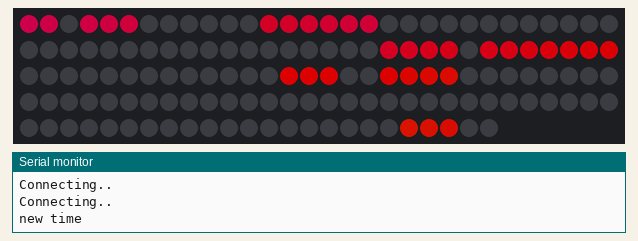
This sketch was run on a simulated ESP8266 (NodeMCU). Parts: 144 RGB LEDs in strip order, left to right, continuing on the next row, the last lines printed to the serial monitor. Dim RGB values are drawn brighter than linear; WiFi joins after 1.5 s; servers stay silent unless stated; network time is answered at once with the bench clock; the local clock reads 2024-03-15 10:24:30 at power-on unless the sketch sets it; random numbers use the default seed unless the sketch sets one.

Above: at 1.6 s.
At 30.1 s:
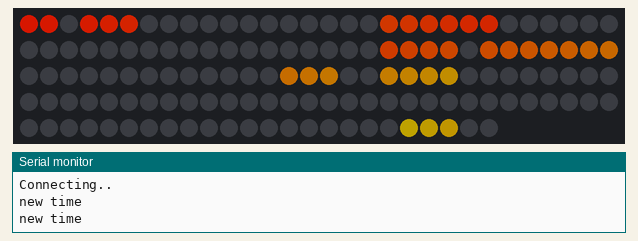
At 90.1 s:
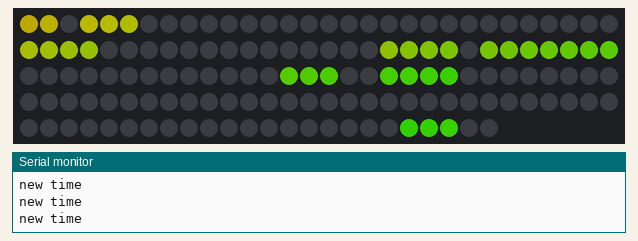

The sketch:

Wordclock.ino
```cpp
#include <Adafruit_NeoPixel.h>
#ifdef __AVR__
 #include <avr/power.h> // Required for 16 MHz Adafruit Trinket
#endif
#include <ESP8266WiFi.h>
#include <NTPClient.h>
#include <WiFiUdp.h>

//Definition der Neopixel
#define PixelPin D2
int NumPixels = 144;
int MaxBrightness = 150;

Adafruit_NeoPixel strip(NumPixels, PixelPin, NEO_GRB + NEO_KHZ800);

//WiFiSettings werden nach folgendem Schema definiert:
const char *ssid    = "***";
const char *password = "***";

//Setup für NTPclient (zum abfragen der Uhrzeit)
int utcOffsetInSeconds = 3600;

WiFiUDP ntpUDP;

NTPClient timeClient(ntpUDP, "pool.ntp.org", utcOffsetInSeconds);

//Definition des Grids/ der Worte auf der Uhr
int es_ist[] = {0,1,3,4,5};

int zusatz[][6]={{23, 22, 21, 20, 19, 18}, //gerade
                 {17, 16, 15, 14, 13, 12}, //gleich
                 {30, 31, 32, 33, -1, -1}}; //etwa

int minute[][19] = {{24, 25, 26, 27, 28, -1, -1, -1, -1, -1, -1, -1, -1, -1, -1, -1, -1, -1, -1}, //punkt
                    {48, 49, 50, 51, 53, 54, 55, 56, 57, 58, 59, 63, 62, 61, 60, -1, -1, -1, -1}, //fünf minuten nach
                    {39, 38, 37, 36, 53, 54, 55, 56, 57, 58, 59, 63, 62, 61, 60, -1, -1, -1, -1}, //zehn minute nach
                    {71, 70, 69, 68, 67, 66, 65, 63, 62, 61, 60, -1, -1, -1, -1, -1, -1, -1, -1}, //viertel nach
                    {47, 46, 45, 44, 43, 42, 41, 53, 54, 55, 56, 57, 58, 59, 63, 62, 61, 60, -1}, //zwanzig minuten nach
                    {48, 49, 50, 51, 53, 54, 55, 56, 57, 58, 59, 73, 74, 75, 78, 79, 80, 81, -1}, //fünf minute vor halb
                    {78, 79, 80, 81, -1, -1, -1, -1, -1, -1, -1, -1, -1, -1, -1, -1, -1, -1, -1}, //halb
                    {48, 49, 50, 51, 53, 54, 55, 56, 57, 58, 59, 63, 62, 61, 60, 78, 79, 80, 81}, //fünf minuten nach halb
                    {47, 46, 45, 44, 43, 42, 41, 53, 54, 55, 56, 57, 58, 59, 73, 74, 75, -1, -1}, //zwanzig minuten vor
                    {71, 70, 69, 68, 67, 66, 65, 73, 74, 75, -1, -1, -1, -1, -1, -1, -1, -1, -1}, //viertel vor
                    {39, 38, 37, 36, 53, 54, 55, 56, 57, 58, 59, 73, 74, 75, -1, -1, -1, -1, -1}, //zehn minuten vor
                    {48, 49, 50, 51, 53, 54, 55, 56, 57, 58, 59, 73, 74, 75, -1, -1, -1, -1, -1}}; //fünf minuten vor

int stunde[][6] = {{ 93,  92,  91,  90,  -1,  -1}, //eins
                   { 95,  94,  93,  92,  -1,  -1}, //zwei
                   { 88,  87,  86,  85,  -1,  -1}, //drei
                   { 96,  97,  98,  99,  -1,  -1}, //vier
                   {102, 103, 104, 105,  -1,  -1}, //fünf
                   {118, 117, 116, 115, 114,  -1}, //sechs
                   {114, 113, 112, 111, 110, 109}, //sieben
                   {120, 121, 122, 123,  -1,  -1}, //acht
                   {128, 129, 130, 131,  -1,  -1}, //neun
                   {125, 126, 127, 128,  -1,  -1}, //zehn
                   {141, 140, 139,  -1,  -1,  -1}, //elf
                   {136, 135, 134, 133, 132,  -1}}; //zwölf

//Definition weiterer Variablen
int h=0;
int m=0;
int h_new, m_new, Stunde, Minute;

int CurrentCase[]={0,0,0};

byte WheelPos = random(0,255);
String colorStr = "rainbow";
uint32_t color = strip.Color(255,150,0);
uint32_t colorSet;

int i;

bool testmodus = 0; //Testmodus, um mehrere LED zu prüfen, oder ähnliches (1=an, 0=aus)
bool OnOff = 1;     //zum ein und ausschalten später mit Homie

void setup() {
  Serial.begin(115200);

  //Wifi-Setup
  WiFi.mode(WIFI_STA);
  WiFi.begin(ssid, password);

  while (WiFi.status() != WL_CONNECTED) {
    delay(500);
    Serial.println("Connecting..");
  }

  //NeoPixel-Setup
  strip.begin();
  strip.setBrightness(MaxBrightness);
  strip.show();

  //timeClient-Setup
  timeClient.begin();
  timeClient.update();
}


void loop() {

  //Wenn testmodus eingeschaltet, dann zeige einfach 40 Pixel in weiß an
  if (testmodus){
    for (int i=10; i<=40; i++){
      strip.setPixelColor(i, 255, 255, 255);
    }
    strip.show();
  }

  //Wenn Uhr an, dann Update anzeige
  else if (OnOff){
    UpdateTime();
  }

}


void UpdateTime(){
    //Abfragen der aktuellen Zeit:
    timeClient.update();
    int h_new = timeClient.getHours();
    int m_new = timeClient.getMinutes();

    //Ändern der Anzeige nur notwendig, wenn neue Zeit anders als alte
    if(h_new != Stunde || m_new != Minute) {

      //Überschreiben der alten Werte
      h = h_new;
      m = m_new;
      Stunde = h_new;
      Minute = m_new;

      //Umwandeln in 12-Stunden Format
      if (h > 12){
        h=h-12;
      }
      if (h == 0){
        h = 12;
      }

      //Ermitteln des aktuellen Cases
      getCurrentCase(h,m);

      //Umstellen der Anzeige entsprechend dem Case
      strip.clear();

      for (i=0; i<5; i++){
        setPixels(colorStr,es_ist[i]);
      }
      for (i=0; i<6; i++){
        setPixels(colorStr,zusatz[CurrentCase[0]][i]);
      }
      for (i=0; i<19; i++){
        setPixels(colorStr,minute[CurrentCase[1]][i]);
      }
      for (i=0; i<6; i++){
        setPixels(colorStr,stunde[CurrentCase[2]][i]);
      }

      //anzeigen
      strip.show();
      Serial.println("new time");
    }
}

void getCurrentCase(int h, int m){

  //CurrentCase[1] Minute Bestimmen (teilen durch 5 und runden auf ganze Zahl bildet den Eintrag in minuten
    CurrentCase[1] = m/5;
    if (m%5 > 2){
      CurrentCase[1] = CurrentCase[1] + 1;
    }
    if (CurrentCase[1] >= 12){
      CurrentCase[1] = 0;
    }

  //CurrentCase[2] Stunde bestimmen in Abhängigkeit von Minute
    CurrentCase[2] = h-1;
    //ab Minute 28 bis Minute 60
    if (m >= 23 && m <= 60){
      CurrentCase[2] = h;
    }

  //CurrentCase[0] Zusatz bestimmen
    //Zustand-Zusatz 0 (gerade): m%5 == 0
    if (m%5 == 0){
      CurrentCase[0] = 0;
    }
    //Zustand-Zusatz 1 (gleich): m%5 => 3
    else if (m%5 >= 3){
      CurrentCase[0] = 1;
    }
    //Zustand-Zusatz 2 (etwa): m%5 <= 2 && !=0
    else if (m%5 <= 2){
      CurrentCase[0] = 2;
    }

}

void setPixels(String colorStr, int PixelPos){

  //Set next Pixel
  if (PixelPos >= 0){
    //Get new color
    if (colorStr == "rainbow"){
      colorSet = Wheel(WheelPos);
      WheelPos++;
    } else {
      colorSet = color;
    }

    strip.setPixelColor(PixelPos,colorSet);
  }
}


uint32_t Wheel(byte WheelPos){
  WheelPos = 255 - WheelPos;
  if (WheelPos < 85)  {
    return strip.Color(255 - WheelPos * 3, 0, WheelPos * 3);
  }  else if (WheelPos < 170)  {
    WheelPos -= 85;
    return strip.Color(0, WheelPos * 3, 255 - WheelPos * 3);
  }  else  {
    WheelPos -= 170;
    return strip.Color(WheelPos * 3, 255 - WheelPos * 3, 0);
  }
}
```

Measured:
- what the display in image 0 shows lasts 28.5 s, from 1.5 s to 30.0 s
- what the display in image 1 shows lasts 60.0 s, from 30.0 s to 90.0 s
